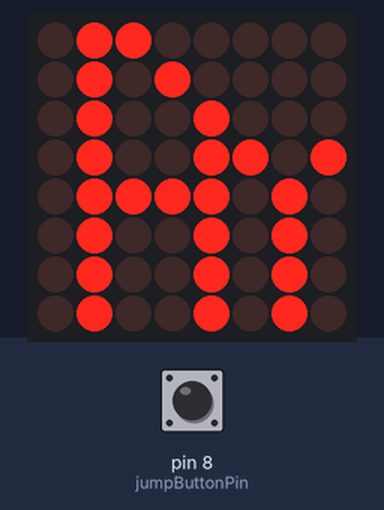
Bench run of a sketch on a simulated Arduino Uno, built with avr-gcc and run on an emulated ATmega328P. On the bench: 8×8 LED matrix. Inputs (shaded band) come from the test bench; at power-on: pin 8 (jumpButtonPin) LOW.

Above: at 1.27 s.
1.3 s: pin 8 (jumpButtonPin) pulled HIGH for 0.15 s
At 4.0 s:
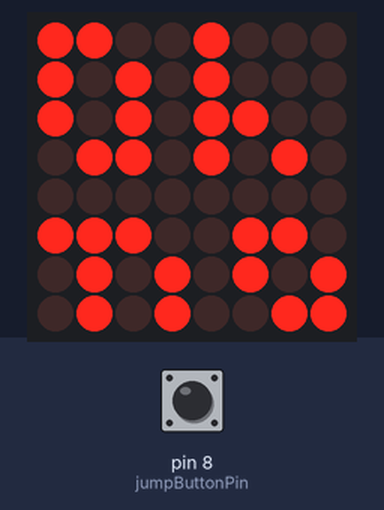
9.2 s: pin 8 (jumpButtonPin) pulled HIGH for 1 s
At 10.42 s:
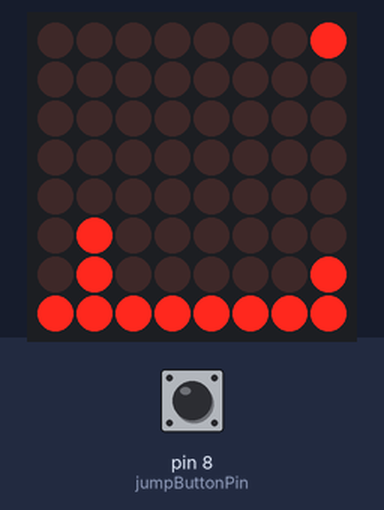
11.7 s: pin 8 (jumpButtonPin) pulled HIGH for 3.2 s
At 18.6 s:
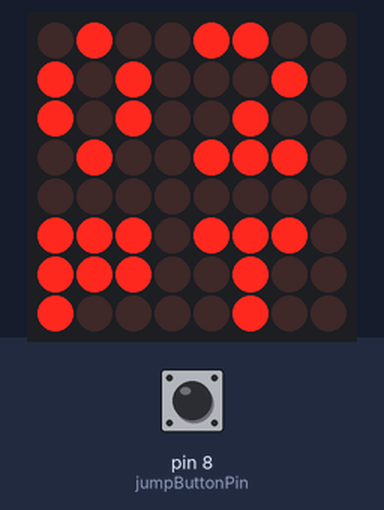

Measured:
- after the input at 1.3 s, the display: first differs from a run without the input after 0.22 s (image 1 shows a later state)
- after the input at 9.2 s, the display: first differs from a run without the input after 1.1 s (image 2)
- after the input at 11.7 s, the display: first changes after 0.24 s (image 3 shows a later state)
- what the display in image 1 shows lasts 2.0 s, from 3.2 s to 5.2 s

The sketch:

game.ino
```cpp
#include "LedControl.h"

// dinosaur game for arduino
// (c) djogo patrao 2019
//
// this code is GNU GPL v3
//
// SETUP:
// led array with 7219
// pin 7 => din
// pin 6 => load/cs
// pin 5 => clk
//
// pushbutton for jumping
// pin 8

// BUGS
// - sometimes the dinosaur starts jumping
// - the splash screen and the game hangs a little when changing sprites (how to use interrupts based on clock?)


#define GAME_STATE_SPLASH 0
#define GAME_STATE_GAME 1
#define GAME_STATE_GAME_OVER 2

int jumpButtonPin = 8;
LedControl lc = LedControl(7,5,6,1);

int points = 0;


byte screen[8];
byte background[4] = { B00000001, B00000001, B00010000, B00011000 };
byte gameoverscreen[8] = {
  B11001000,
  B10101000,
  B10101100,
  B01101010,
  B00000000,
  B11100110,
  B01010101,
  B01010011
};

byte splashScreen[8][8] = {
 {B00111100,B00001100,B00001100,B00000000,B00000111,B00000000,B00000000,B11001110},
 {B01110111,B10001010,B00001010,B00000000,B00000100,B10000000,B00000000,B10101000},
 {B01111111,B11101001,B00001001,B00000000,B00000100,B10000000,B00000000,B10101100},
 {B01111101,B01001001,B10101001,B01010110,B00100111,B00101010,B10000000,B11001000},
 {B00111100,B00001111,B01011001,B00001001,B01010100,B10101001,B01000000,B01101100},
 {B00111100,B00001001,B01001001,B01001001,B01010100,B10101001,B01000000,B10001010},
 {B00111111,B00001001,B01001010,B01001001,B01010100,B10101001,B01000000,B10001100},
 {B01111111,B10001001,B01001100,B10001001,B00100100,B10110101,B01000000,B01101000}
};

byte pts[4] = {
  B00000000,
  B11101110,
  B11100100,
  B10000100,
};

byte numbers[10][4] =
  {
    // 0
    { B0100,
      B1010,
      B1010,
      B0100
    },
    // 1
    { B0010,
      B0110,
      B0010,
      B0110
    },
    // 2
    { B1100,
      B0010,
      B0100,
      B1110
    },
    // 3
    { B1110,
      B0110,
      B0010,
      B1100
    },
    // 4
    { B0110,
      B1010,
      B1110,
      B0010
    },
    // 5
    { B1110,
      B1100,
      B0010,
      B1100
    },
    // 6
    { B0110,
      B1000,
      B1110,
      B0110
    },
    // 7
    { B1110,
      B0010,
      B0100,
      B0100
    },
    // 8
    { B0100,
      B1110,
      B1010,
      B0100
    },
    // 9
    { B0110,
      B1110,
      B0010,
      B1100
    }
};


void setup() {
  // http://wayoda.github.io/LedControl/pages/software
  lc.shutdown(0,false);
  lc.setIntensity(0,6);
  clearScreen(screen);
  refreshScreen(screen);

  pinMode( jumpButtonPin, INPUT );
}

void clearScreen( byte *myscreen ) {
  for(int i=0;i<8;i++){
    myscreen[i]=0;
  }
}

void refreshScreen( byte *myscreen ) {
  for(int i=0;i<8;i++){
    lc.setRow(0,i,myscreen[i]);
  }
}


int gameLoop() {
  int shift = 0;
  int bg_index = 0;
  int bg_next_index = 1;
  int x,y,state,jump;
  int level=1;
  points = 0;
  x = 6;
  y = 6;
  state = 0; // 0=> run 1=> jump
  jump = 0; // jump state


  while(true) {
    // input processing

    // if jump button is pressed, and is not yet jumping, start jumping
    if ( digitalRead( jumpButtonPin ) == HIGH && state == 0 ) {
      state = 1;
      jump = 0;
    }
    // if it's jumping, move it
    if ( state == 1 ) {
      if ( jump<2 ) {
        y -= 1;
      } else if ( jump<4 ) {
        0;
      } else if ( jump<6 ) {
        y += 1;
      } else {
        state = 0;
        y = 6;
      }
      jump ++;
    }

    // start screen rendering
    clearScreen(screen);

    // game level
    screen[0] = (1<<level)-1;


    // ground (mixes the current background sprite and the next)
    screen[6] |= background[bg_index] << shift | background[bg_next_index]>>(8-shift);
    screen[7] = 255;

    // collision detection (only lower bound)
    if ( screen[y] & (1<<x) ) {
      return GAME_STATE_GAME_OVER;
    }

    // draws dinosaur (measly two pixels)
    screen[y] |= 1 << x;
    screen[y-1] |= 1 << x;

    // draw screen
    refreshScreen(screen);

    // rotate background
    shift++;
    if ( shift>8 ) {
      shift = 0;
      bg_index = (bg_index+1)%4;
      bg_next_index = (bg_index+1)%4;
      points++;
      if ( points % 10 == 0 ){
        level++;
      }
    }
    delay(300-level*25);
  }
}

void inverseScreen(byte*screen) {
  for(int i=0;i<8;i++){
    screen[i] = ~screen[i];
  }
}

int gameSplash() {
  int splashIndex = 0;
  int shift = 0;
  int exitstate = 0;
  while(true) {
    // if jump button is pressed, start game
    if ( digitalRead( jumpButtonPin ) == HIGH ) {
      exitstate = 1;
    } else if ( exitstate == 1 ) {// wait for release to start game (or else dino will start jumping)
      return GAME_STATE_GAME;
    }


    // prepare scrolling text
    for(int i=0;i<8;i++){
      screen[i] = (splashScreen[i][splashIndex] << shift) | splashScreen[i][splashIndex<7?(splashIndex+1):0] >> (8-shift);
    }
    refreshScreen(screen);
    delay(100);
    shift ++;
    if ( shift>8 ) {
      shift = 0;
      splashIndex++;
      if ( splashIndex==7 && shift==0) {
          for( int i=0;i<8;i++ ) {
            inverseScreen(screen);
            refreshScreen(screen);
            delay(100);
          }
          delay(1000);
      }
      if ( splashIndex>7) {
        splashIndex=0;
      }
    }
  }
}

int gameOver() {
  for(int i=0;i<8;i++){
    lc.setRow(0,i,gameoverscreen[i]);
  }
  delay(2000);

  // TODO - mias de 100 pontos
  clearScreen(screen);
  for(int i=0;i<4;i++) {
    screen[i] = numbers[ (points/10)%10 ][i] << 4 | numbers[points%10] [i];
  }
  for(int i=0;i<4;i++) {
    screen[i+4] = pts[i];
  }
  refreshScreen(screen);
  delay(5000);

  return GAME_STATE_SPLASH;
}


int gameState = GAME_STATE_SPLASH;
void loop() {

  switch(gameState) {
    case GAME_STATE_SPLASH:
      gameState = gameSplash();
      break;
    case GAME_STATE_GAME:
      gameState = gameLoop();
      break;
    case GAME_STATE_GAME_OVER:
      gameState = gameOver();
      break;
  }
}
```
